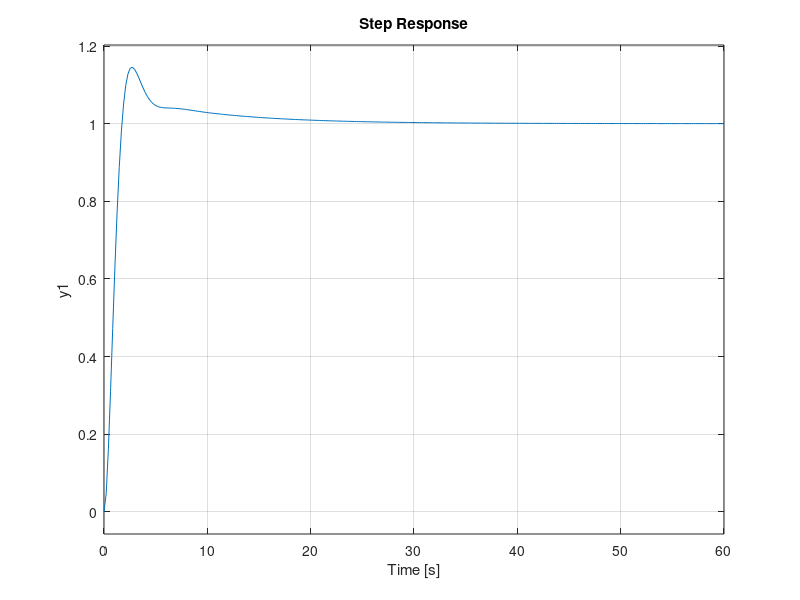
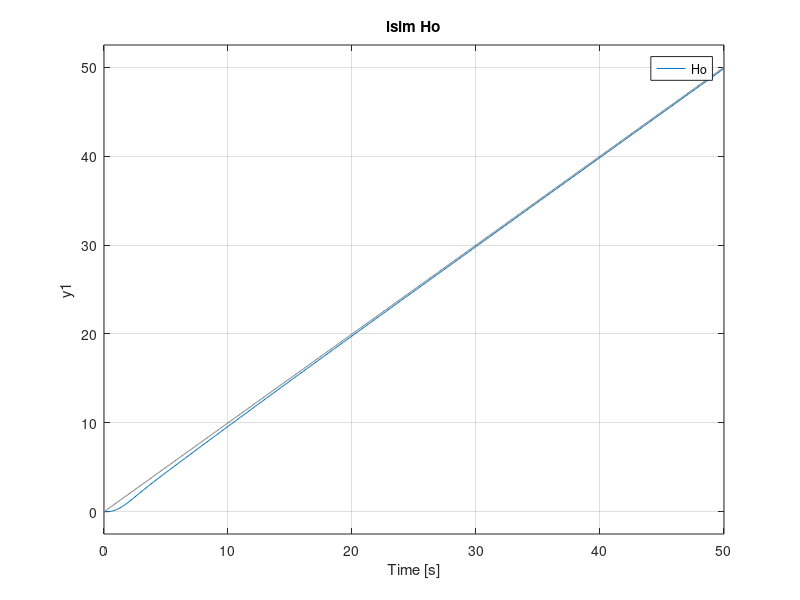
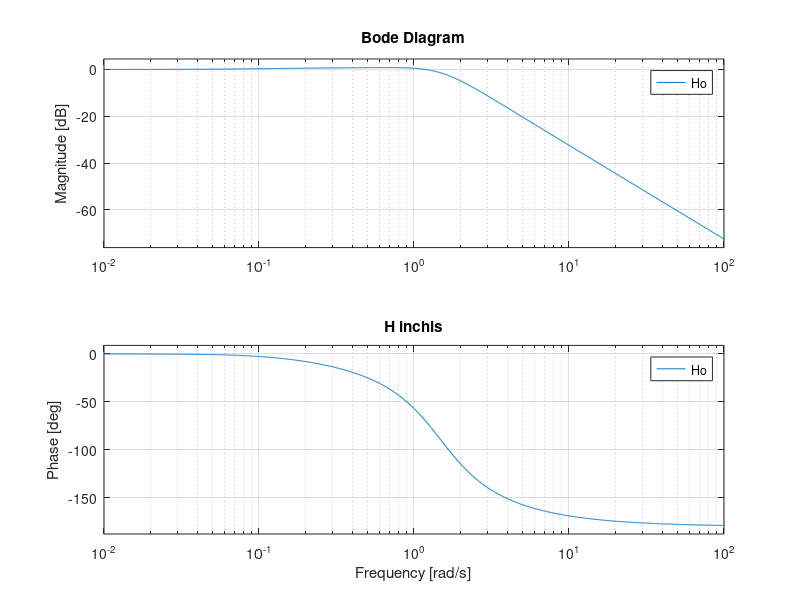
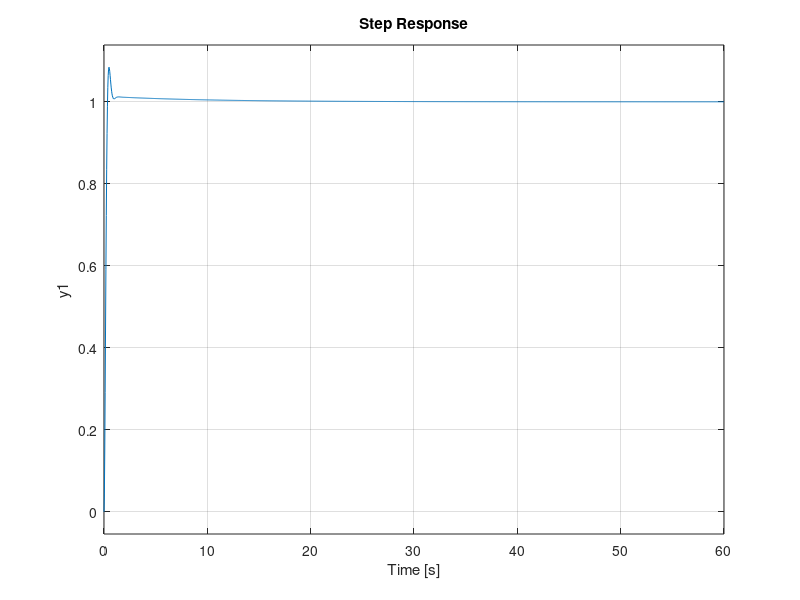

Reproduce these figures in MATLAB, in order.
   close;
   clear;clc
%%
   Hf = tf(3.5,[0.5 1 0]);
   Vrp = 0.3423;
   cvp= 1.25; cvpi = 7;
   wt1 = 1.06;
   wz = wt1/10;
   Tz = 1/wz;
   wp = wz*(cvp/cvpi);
   Tp = 1/wp;
   Vrpi = Vrp * (cvpi / cvp);
   Hc = tf([Vrpi*Tz Vrpi], [Tp 1]);
   Ho = feedback(series(Hc,Hf),1);

   t = 0:0.1:50;

   figure
   step(Ho);

   figure
   lsim(Ho,t,t);
   title("lsim Ho");

   figure
   bode(Ho);
   title("H inchis");

   r = t;
   y = lsim(Ho,t,t);
   estp = r(end) - y(end);
   cv = 1/estp;
   %%
   Hf = tf(3.5,[0.5 1 0]);
   tsp = 3.88; tspid = 0.7;
   cvp = 1.25; cvpid = 7;
   Vrp = 0.3423;
   wt1 = 1.06;
   tspd = 2;
   t = 0:0.1:50;
   wz = wt1/10;
   Tz = 1/wz;
   wp = wz*(cvp/cvpid);
   Tp = 1/wp;
   Td = 0.5;
   Tn = Td*(tspid/tsp);
   Vrpid = Vrp * (cvpid/cvp)*(tsp /tspid);
   Hc1 = tf([Vrpid*Tz Vrpid], [Tp 1]); Hc2 = tf([Td 1], [Tn 1]); Hc = series(Hc1,Hc2);
   Ho = feedback(series(Hc,Hf),1);

   figure
   step(Ho);

   figure
   lsim(Ho,t,t);
   title("lsim Ho");

   figure
   bode(Ho);
   title("H inchis");

   r = t;
   y = lsim(Ho,t,t);
   estp = r(end) - y(end);
   cv = 1/estp;
